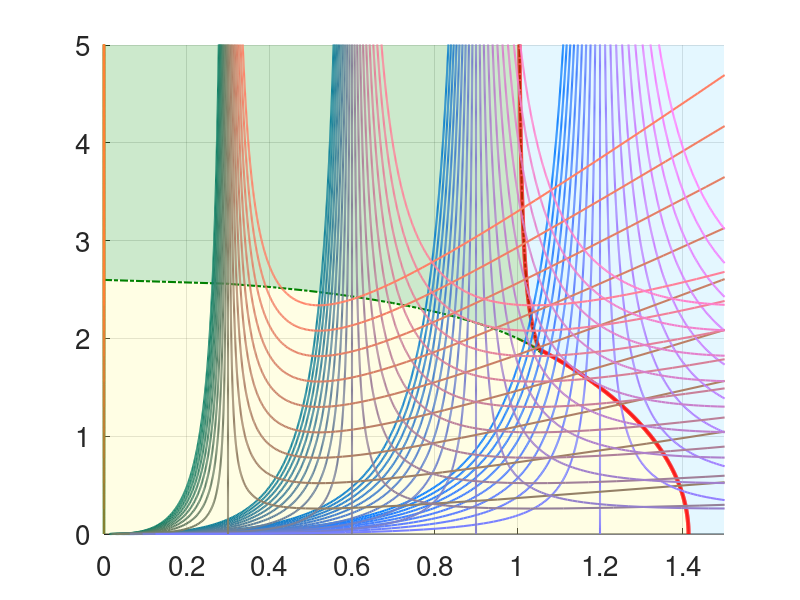

Here is the MATLAB script that generated this plot:
function system3_reduced_mu_epsilon_paths()
% The reduced equation is
% \dot{v}_R & = \tilde{\mu}(1 - |v|^2)v_R - \tilde{\sigma} v_I - 1,\\
% \dot{v}_I & = \tilde{\mu}(1 - |v|^2)v_I + \tilde{\sigma} v_R.  
% Plot the level sets of |v|^2
% Let a: = 1 - |v|^2
% Then v_R = mu*a/(mu^2*a^2 + s^2), v_I = - s/(mu^2*a^2 + s^2).
% The equation for a is 1 - a = 1/(mu^2*a^2 + s^2), or 
% (mu^2*a^2 + s^2)(1 - a) = 1
% Hence, mu and s satisfying for a given |v|^2 lie on the ellipse
% mu^2*(1 - |v|^2)^2 + s^2 = 1/|v|^2
% Stability conditions: 
% det J = mu^2*(1-|v|^2)*(1 - 3*|v|^2) + s^2 > 0
% tr J = mu*(1 - 2*|v|^2) < 0
% Hence, |v|^2 > 1/2 for stability
% |v|^2 takes all values from 1/2 to +\infty
%
% Stability boundary. Trace. |v|^2 = 0.5.
% Then the ellipse is 0.25*mu^2 + s^2 = 2.
%
% Stability boundary. Determinant. 
% s^2 > mu^2*(3|v|^2 -1)*(1-|v|^2)

flag = 1; % mu-paths
% flag = 2; % sigma-paths
% flag = 3; % epsilon-paths
%%
fsz = 20;
% flag = 0 ==> plot phase diagram
% flag = 1 ==> plot bifuration diagrams
s = 0.75;
%================================================

detJ = @(mu,s,v2) mu.^2*(1-v2)*(1 - 3*v2) + s.^2;
trJ = @(mu,s,v2) mu*(1 - 2*v2);

    Nt = 2000;
    lwt_bdry = 3;
    lwt1 = 1.5;
    lwt2 = 0.5;
    fsz = 20;
    xmin = -1.5;
    xmax = 1.5;
    ymin = 0;
    ymax = 5;
    
    figure(1); clf; hold on
    grid
       
    
        % trace boundary
    v2 = 0.5;
    ang = get_angle(v2);
    t = linspace(0,pi,Nt);
    [r1,r2] = get_radius(v2);
    x = r1*cos(t);
    y = r2*sin(t);
    axy = angle(x + 1i*y);%atan(r1/r2*tan(angle(x + 1i*y))); %
    ind = find(axy < ang);
    plot(r1*cos(t(ind)),r2*sin(t(ind)),'LineWidth', lwt1, 'color','r');
    plot(-r1*cos(t(ind)),r2*sin(t(ind)),'LineWidth', lwt1, 'color','r');
    % ind = find(axy > ang & axy < pi - ang);
    % plot(r1*cos(t(ind)),r2*sin(t(ind)),'--','LineWidth', lwt2, 'color','r');
    
    % det boundary
    v2vals = 1-1./linspace(2,100,2000);
    Nev = length(v2vals);
    bdry = zeros(Nev,2);
    for j = 1 : Nev
        v2 = v2vals(j);
        [r1,r2] = get_radius(v2);
        t = linspace(0,pi,Nt);
        x = r1*cos(t);
        y = r2*sin(t);
        axy = atan(r1/r2*tan(angle(x + 1i*y)));%angle(x + 1i*y);
        ang = get_angle(v2);
        tstar = interp1(axy,t,ang);
        bdry(j,:) = [r1*cos(tstar),r2*sin(tstar)];
    end

    %% patches

    % pink
    v2 = linspace(0.5,0.75,100);
    s = sqrt((3*v2 - 1)./(2*v2.^2));
    m = sqrt(0.5./(v2.^2.*(1-v2)));

    mvals = linspace(2,4*sqrt(2)/3,100);
    svals = sqrt(2-0.25*mvals.^2);

    verts_pink = [[s,svals]',[m,mvals]'];
    Nverts_pink = size(verts_pink,1);

    patch('Vertices', verts_pink, 'Faces', (1:Nverts_pink), ...
      'FaceColor', [0.5,0,0], ...
      'FaceAlpha', 0.2, ...
      'EdgeColor', 'none');

    verts_pink = [-[s,svals]',[m,mvals]'];
    Nverts_pink = size(verts_pink,1);

    patch('Vertices', verts_pink, 'Faces', (1:Nverts_pink), ...
      'FaceColor', [0.5,0,0], ...
      'FaceAlpha', 0.2, ...
      'EdgeColor', 'none');


    % yellow
    mvals1 = linspace(0,4*sqrt(2)/3,100);
    svals1 = real(sqrt(2-0.25*mvals1.^2));

    v2 = linspace(1/3,0.75,1000);
    s = sqrt((3*v2 - 1)./(2*v2.^2));
    m = sqrt(0.5./(v2.^2.*(1-v2)));

    verts_yellow = [[svals1,s(end:-1:1),0]',[mvals1,m(end:-1:1),0]'];
    Nverts_yellow = size(verts_yellow,1);
    patch('Vertices', verts_yellow, 'Faces', (1:Nverts_yellow), ...
      'FaceColor', [1,252/255,121/255], ...
      'FaceAlpha', 0.2, ...
      'EdgeColor', 'none');
    verts_yellow = [-[svals1,s(end:-1:1),0]',[mvals1,m(end:-1:1),0]'];
    patch('Vertices', verts_yellow, 'Faces', (1:Nverts_yellow), ...
      'FaceColor', [1,252/255,121/255], ...
      'FaceAlpha', 0.2, ...
      'EdgeColor', 'none');

    % green
    v2 = linspace(1/3,0.5,100);
    s = sqrt((3*v2 - 1)./(2*v2.^2));
    m = sqrt(0.5./(v2.^2.*(1-v2)));
    
    v2 = linspace(0.75,0.999,100);
    s2 = sqrt((3*v2 - 1)./(2*v2.^2));
    m2 = sqrt(0.5./(v2.^2.*(1-v2)));

    verts_green = [[s,svals,s2,0]',[m,mvals,m2,ymax]'];
    Nverts_green = size(verts_green,1);
    patch('Vertices', verts_green, 'Faces', (1:Nverts_green), ...
      'FaceColor', [0,143/255,0], ...
      'FaceAlpha', 0.2, ...
      'EdgeColor', 'none');
    verts_green = [-[s,svals,s2,0]',[m,mvals,m2,ymax]'];
    Nverts_green = size(verts_green,1);
    patch('Vertices', verts_green, 'Faces', (1:Nverts_green), ...
      'FaceColor', [0,143/255,0], ...
      'FaceAlpha', 0.2, ...
      'EdgeColor', 'none');

    % blue
    verts_blue = [[svals1,s2,xmax,xmax]',[mvals1,m2,ymax,ymin]'];
    Nverts_blue = size(verts_blue,1);
    patch('Vertices', verts_blue, 'Faces', (1:Nverts_blue), ...
      'FaceColor', [118/255,214/255,1], ...
      'FaceAlpha', 0.2, ...
      'EdgeColor', 'none');
    verts_blue = [-[svals1,s2,xmax,xmax]',[mvals1,m2,ymax,ymin]'];
    Nverts_blue = size(verts_blue,1);
    patch('Vertices', verts_blue, 'Faces', (1:Nverts_blue), ...
      'FaceColor', [118/255,214/255,1], ...
      'FaceAlpha', 0.2, ...
      'EdgeColor', 'none');
    

%%


% three roots boundary
    v2 = linspace(1/3,0.999,100);
    s = sqrt((3*v2 - 1)./(2*v2.^2));
    m = sqrt(0.5./(v2.^2.*(1-v2)));
    


    plot(s,m,'-.','LineWidth',lwt1,'color',[0,0.5,0]);
    plot(-s,m,'-.','LineWidth',lwt1,'color',[0,0.5,0]);



    % sync boundary
    v2star = 0.75; %(13+sqrt(41))/32;
    v2vals = 1-1./linspace(1/(1-v2star),100,2000);
    Nev = length(v2vals);
    bdry = zeros(Nev,2);
    for j = 1 : Nev
        v2 = v2vals(j);
        [r1,r2] = get_radius(v2);
        t = linspace(0,pi,Nt);
        x = r1*cos(t);
        y = r2*sin(t);
        axy = angle(x + 1i*y);
        ang = get_angle(v2);
        tstar = interp1(axy,t,ang);
        bdry(j,:) = [r1*cos(tstar),r2*sin(tstar)];
    end
    
    plot(bdry(:,1),bdry(:,2),'LineWidth',lwt_bdry,'color','r');
    plot(-bdry(:,1),bdry(:,2),'LineWidth',lwt_bdry,'color','r');

    v2 = 0.5;
    ang = get_angle(v2star);
    t = linspace(0,pi,Nt);
    [r1,r2] = get_radius(v2);
    x = r1*cos(t);
    y = r2*sin(t);
    axy = angle(x + 1i*y);
    ind = find(axy < ang);
    plot(r1*cos(t(ind)),r2*sin(t(ind)),'LineWidth', lwt_bdry, 'color','r');
    plot(-r1*cos(t(ind)),r2*sin(t(ind)),'LineWidth', lwt_bdry, 'color','r');
    % ind = find(axy > ang & axy < pi - ang);
    % plot(r1*cos(t(ind)),r2*sin(t(ind)),'--','LineWidth', lwt2, 'color','r');

    
    set(gca,'Fontsize',fsz);
    % xlabel(s,'Fontsize',fsz);
    % ylabel(\tilde{\mu},'Fontsize',fsz);
    % plot([0.99,1.08,1.08,0.99,0.99],[1.8,1.8,2.05,2.05,1.8],'color','k')

 
    %% mu-paths

if flag == 1
    s = 0:0.3:1.2;
    Ns = length(s);
    ep = -0.9:0.1:0.9;
    Nep = length(ep);
    Nmu = 1000;
    lam = 1;
    k = 500;
    muvals = linspace(1e-3, 10,Nmu);
    for i = 1 : Nep
        for j = 1 : Ns
            ind = find(muvals+ep(i) > 0);
            mu = (((muvals(ind)+ep(i)).^1.5)./sqrt(muvals(ind)))/lam;
            sigma = (s(j)/lam)*sqrt((muvals(ind)+ep(i))./muvals(ind));
            plot(sigma,mu,'Linewidth',lwt1,'color',[i/Nep,0.5,j/Ns]);
            itext = k-(i + j -4)^2*5;
            % if itext > 0
            %     text(sigma(k-(i + j -4)^2*5),mu(k-(i +j -4)^2*5),sprintf("%.1f, %.1f",s(j),ep(i)),...
            %         'VerticalAlignment', 'middle', 'HorizontalAlignment', 'center');
            % end
        end
    end

   axis([0,xmax,ymin,ymax])
end

if flag == 2

    m = 0:0.3:1.2;
    Nmu = length(m);
    ep = -0.9:0.1:0.9;
    Nep = length(ep);
    Ns = 1000;
    lam = 1;
    svals = linspace(-3,3,Ns);
    for i = 1 : Nep
        for j = 1 : Nmu
            if m(j) + ep(i) >= 0
                mu = (((m(j)+ep(i)).^1.5)./sqrt(m(j)))/lam;
                sigma = (svals/lam)*sqrt((m(j)+ep(i))./m(j));
                plot(sigma,mu*ones(size(sigma)),'Linewidth',lwt1,'color',[i/Nep,j/Nmu,0.5]);
            end
        end
    end

   axis([0,xmax,ymin,ymax])
end

if flag == 3

    m = 0:0.3:1.2;
    Nmu = length(m);
    s = 0.3:0.3:1.2;
    Ns = length(s);
    Nep = 1000;
    lam = 1;
    k = 300;
    epvals = linspace(-3,3,Nep);
    for i = 1 : Ns
        for j = 1 : Nmu
            ind = find(m(j)+epvals > 0);
            mu = (((m(j)+epvals(ind)).^1.5)./sqrt(m(j)))/lam;
            sigma = (s(i)/lam)*sqrt((m(j)+epvals(ind))./m(j));
            plot(sigma,mu,'Linewidth',lwt1,'color',[j/Nmu,0.5,i/Ns]);

            text(sigma(k-(i + j -4)^2*5),mu(k-(i +j -4)^2*5),sprintf("%.1f, %.1f",s(i),m(j)),...
                'VerticalAlignment', 'middle', 'HorizontalAlignment', 'center');
        end
    end

   axis([0,xmax,ymin,ymax])
end

end
%%
function ang = get_angle(v2)
ang = atan(1./sqrt((3*v2 - 1).*(1-v2)));
end
%%
function [r1,r2] = get_radius(v2)
    r2 = 1./(sqrt(v2).*abs((1 - v2)));
    r1 = 1./sqrt(v2);
end

%%
function [r1,r2] = get_radius_minus(v2)
    r2 = 1./(sqrt(v2).*abs((1 + v2)));
    r1 = 1./sqrt(v2);
end
%%
function [r1,r2] = get_radius_zero(v2)
    r2 = 1./sqrt(v2.^3);
    r1 = 1./sqrt(v2);
end